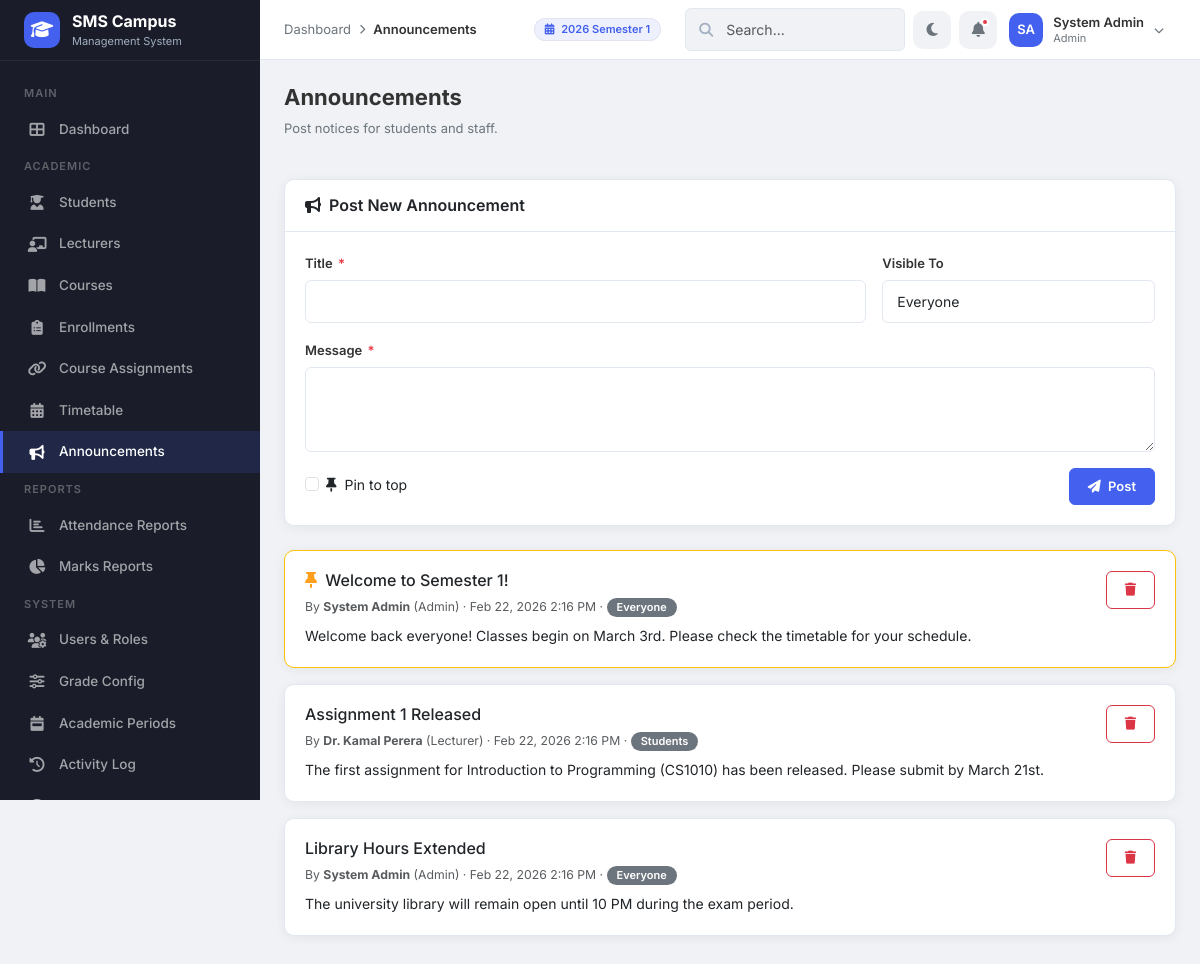
The app's page /modules/announcements/index.php (signed in) with its own data.
### tables this page shows
CREATE TABLE IF NOT EXISTS `academic_periods` (
    `period_id`  INT(11)      NOT NULL AUTO_INCREMENT,
    `name`       VARCHAR(100) NOT NULL,
    `start_date` DATE         NOT NULL,
    `end_date`   DATE         NOT NULL,
    `is_current` TINYINT(1)   NOT NULL DEFAULT 0,
    PRIMARY KEY (`period_id`)
);

CREATE TABLE IF NOT EXISTS `announcements` (
    `announcement_id` INT(11)      NOT NULL AUTO_INCREMENT,
    `title`           VARCHAR(200) NOT NULL,
    `message`         TEXT         NOT NULL,
    `author_id`       INT(11)      NOT NULL,
    `author_role`     ENUM('admin','lecturer') NOT NULL,
    `target_role`     ENUM('all','student','lecturer') NOT NULL DEFAULT 'all',
    `is_pinned`       TINYINT(1)   NOT NULL DEFAULT 0,
    `created_at`      TIMESTAMP    NOT NULL DEFAULT CURRENT_TIMESTAMP,
    PRIMARY KEY (`announcement_id`),
    CONSTRAINT `fk_ann_author` FOREIGN KEY (`author_id`) REFERENCES `users` (`id`) ON DELETE CASCADE
);

CREATE TABLE IF NOT EXISTS `users` (
    `id`         INT(11)      NOT NULL AUTO_INCREMENT,
    `full_name`  VARCHAR(100) NOT NULL,
    `email`      VARCHAR(100) NOT NULL,
    `password`   VARCHAR(255) NOT NULL,
    `role`       ENUM('admin','lecturer','student') NOT NULL DEFAULT 'student',
    `created_at` TIMESTAMP    NOT NULL DEFAULT CURRENT_TIMESTAMP,
    PRIMARY KEY (`id`),
    UNIQUE KEY `uk_users_email` (`email`)
);

### includes/helpers.php (called while the page is built, shortened)
<?php
function e($value) {
    return htmlspecialchars($value ?? '', ENT_QUOTES, 'UTF-8');
}
?>

### modules/announcements/index.php (the view, shortened to what this page needs)
<?php
require_once '../../includes/helpers.php';
require_once '../../config/db.php';
$role = $_SESSION['role'];
$sql = "SELECT a.*, u.full_name as author_name FROM announcements a JOIN users u ON a.author_id = u.id";
$sql .= " ORDER BY a.is_pinned DESC, a.created_at DESC";
$announcements = $pdo->query($sql)->fetchAll();
$dashUrl = $role === 'admin' ? '../../dashboards/admin_dashboard.php' : '../../dashboards/lecturer_dashboard.php';
$breadcrumbs = [
    ['label' => 'Dashboard', 'url' => $dashUrl],
    ['label' => 'Announcements']
];
require_once '../../includes/header.php';
?>
<div class="page-header">
    <div><h1>Announcements</h1><p>Post notices for students and staff.</p></div>
</div>
<div class="card mb-4">
    <div class="card-header"><h6 class="mb-0"><i class="fas fa-bullhorn me-2"></i>Post New Announcement</h6></div>
    <div class="card-body">
        <form method="POST">
            <div class="row g-3">
                <div class="col-md-8">
                    <label class="form-label">Title <span class="required">*</span></label>
                    <input type="text" class="form-control" name="title" required maxlength="200">
                </div>
                <div class="col-md-4">
                    <label class="form-label">Visible To</label>
                    <select class="form-select" name="target_role">
                        <option value="all">Everyone</option>
                    </select>
                </div>
                <div class="col-12">
                    <label class="form-label">Message <span class="required">*</span></label>
                    <textarea class="form-control" name="message" rows="3" required></textarea>
                </div>
                <div class="col-12 d-flex justify-content-between align-items-center">
                    <div class="form-check">
                        <input class="form-check-input" type="checkbox" name="is_pinned" id="pinCheck">
                        <label class="form-check-label" for="pinCheck"><i class="fas fa-thumbtack me-1"></i> Pin to top</label>
                    </div>
                    <button type="submit" class="btn btn-primary"><i class="fas fa-paper-plane me-1"></i> Post</button>
                </div>
            </div>
        </form>
    </div>
</div>
<?php if (count($announcements) > 0): ?>
    <?php foreach ($announcements as $a): ?>
    <div class="card mb-3 <?php echo $a['is_pinned'] ? 'border-warning' : ''; ?>">
        <div class="card-body">
            <div class="d-flex justify-content-between align-items-start">
                <div>
                    <h6 class="mb-1">
                        <?php if ($a['is_pinned']): ?><i class="fas fa-thumbtack text-warning me-1"></i><?php endif; ?>
                        <?php echo e($a['title']); ?>
                    </h6>
                    <small class="text-muted">
                        By <strong><?php echo e($a['author_name']); ?></strong> (<?php echo ucfirst($a['author_role']); ?>)
                        · <?php echo date('M d, Y g:i A', strtotime($a['created_at'])); ?>
                        · <span class="badge bg-secondary"><?php echo $a['target_role'] === 'all' ? 'Everyone' : ucfirst($a['target_role']) . 's'; ?></span>
                    </small>
                </div>
                <form method="POST" class="d-inline" onsubmit="return confirm('Delete this?');">
                    <button type="submit" class="btn btn-sm btn-outline-danger"><i class="fas fa-trash"></i></button>
                </form>
            </div>
            <p class="mt-2 mb-0"><?php echo nl2br(e($a['message'])); ?></p>
        </div>
    </div>
    <?php endforeach; ?>
<?php endif; ?>
<?php require_once '../../includes/footer.php'; ?>

### includes/header.php (shortened to what this page needs)
<?php
if (!isset($hideSearch))   $hideSearch  = false;
if (!isset($isLoginPage)) $isLoginPage = false;
$_scriptPath = $_SERVER['SCRIPT_NAME'];
if (strpos($_scriptPath, '/dashboards/') !== false) {
    $assetBase = '../assets/';
} elseif (strpos($_scriptPath, '/modules/') !== false) {
    $assetBase = '../../assets/';
} else {
    $assetBase = 'assets/';
}
if (strpos($_scriptPath, '/dashboards/') !== false) {
    $includeBase = '../includes/';
} elseif (strpos($_scriptPath, '/modules/') !== false) {
    $includeBase = '../../includes/';
} else {
    $includeBase = 'includes/';
}
$userName   = $_SESSION['full_name'] ?? 'User';
$userRole   = $_SESSION['role'] ?? 'guest';
$nameParts  = explode(' ', $userName);
$_initials  = strtoupper(substr($nameParts[0], 0, 1));
if (count($nameParts) > 1) {
    $_initials .= strtoupper(substr(end($nameParts), 0, 1));
}
?>
<!DOCTYPE html>
<html lang="en">
<head>
    <link href="https://cdn.jsdelivr.net/npm/bootstrap@5.3.3/dist/css/bootstrap.min.css" rel="stylesheet">
    <link href="https://cdnjs.cloudflare.com/ajax/libs/font-awesome/6.5.1/css/all.min.css" rel="stylesheet">
    <link href="<?php echo $assetBase; ?>css/style.css" rel="stylesheet">
</head>
<body class="<?php echo $isLoginPage ? 'login-body' : ''; ?>">
<?php if (!$isLoginPage): ?>
    <?php require_once $includeBase . 'sidebar.php'; ?>
    <header class="topbar">
        <div class="topbar-left">
            <?php if (!empty($breadcrumbs)): ?>
            <div class="breadcrumb-nav">
                <?php foreach ($breadcrumbs as $i => $crumb): ?>
                    <?php if ($i > 0): ?><span class="separator"><i class="fas fa-chevron-right"></i></span><?php endif; ?>
                    <?php if (isset($crumb['url'])): ?>
                        <a href="<?php echo $crumb['url']; ?>"><?php echo htmlspecialchars($crumb['label']); ?></a>
                    <?php else: ?>
                        <span class="current"><?php echo htmlspecialchars($crumb['label']); ?></span>
                    <?php endif; ?>
                <?php endforeach; ?>
            </div>
            <?php endif; ?>
        </div>
        <div class="topbar-right">
            <div class="d-none d-md-flex align-items-center me-3" style="font-size: 13px;">
                <?php
                $currentPeriodName = 'No Active Period';
                if (isset($pdo)) {
                    try {
                        $cpStmt = $pdo->query("SELECT name FROM academic_periods WHERE is_current = 1 LIMIT 1");
                        if ($cp = $cpStmt->fetch()) {
                            $currentPeriodName = $cp['name'];
                        }
                    } catch (PDOException $e) {}
                }
                ?>
                <span class="badge" style="background:var(--primary-light); color:var(--primary); padding: 5px 10px; border: 1px solid rgba(0,0,0,0.05);"><i class="fas fa-calendar-alt me-1"></i> <?php echo htmlspecialchars($currentPeriodName); ?></span>
            </div>
            <?php if (!$hideSearch): ?>
            <div class="search-box d-none d-md-block" style="width:220px;">
                <i class="fas fa-search"></i>
                <input type="text" class="form-control form-control-sm" placeholder="Search...">
            </div>
            <?php endif; ?>
            <button class="topbar-icon-btn" id="darkModeToggle" title="Toggle Dark Mode">
                <i class="fas fa-moon"></i>
            </button>
            <button class="topbar-icon-btn" title="Notifications">
                <i class="fas fa-bell"></i>
                <span class="notification-dot"></span>
            </button>
            <div class="dropdown">
                <div class="user-dropdown" data-bs-toggle="dropdown" aria-expanded="false">
                    <div class="avatar-sm"><?php echo $_initials; ?></div>
                    <div class="user-meta d-none d-sm-block">
                        <div class="name"><?php echo htmlspecialchars($userName); ?></div>
                        <div class="role"><?php echo ucfirst($userRole); ?></div>
                    </div>
                    <i class="fas fa-chevron-down" style="font-size:10px; color:var(--text-muted);"></i>
                </div>
            </div>
        </div>
    </header>
    <main class="main-content">
<?php endif; ?>

### records on screen
academic_periods: name "2026 Semester 1"
announcements: is_pinned 1 (drawn), title "Welcome to Semester 1!", author.full_name "System Admin", author_role "Admin", created_at "Feb 22, 2026 2:16 PM", target_role "Everyone", message "Welcome back everyone! Classes begin on March 3rd. Please check the timetable for your schedule."
announcements: title "Assignment 1 Released", author.full_name "Dr. Kamal Perera", author_role "Lecturer", created_at "Feb 22, 2026 2:16 PM", target_role "Student", message "The first assignment for Introduction to Programming (CS1010) has been released. Please submit by March 21st."
announcements: title "Library Hours Extended", author.full_name "System Admin", author_role "Admin", created_at "Feb 22, 2026 2:16 PM", target_role "Everyone", message "The university library will remain open until 10 PM during the exam period."

### other values on screen
$crumb['label'] "Dashboard"
$crumb['label'] "Announcements"
$_initials "SA"
$userName "System Admin"
$userRole "Admin"
